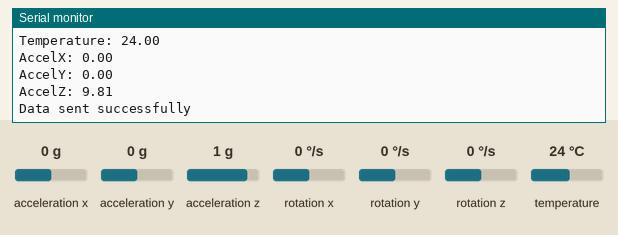
Recording of a sketch running on a simulated ESP32. Parts: the last lines printed to the serial monitor. The inputs (shaded band) are chosen by the test bench; at power-on: acceleration x 0 g, acceleration y 0 g, acceleration z 1 g, temperature 24 °C, rotation x 0 °/s, rotation y 0 °/s, rotation z 0 °/s.

Above: at 5.8 s.
5.9 s: acceleration x set to -1.4 g
11.9 s: acceleration y set to -1.4 g
At 16.4 s:
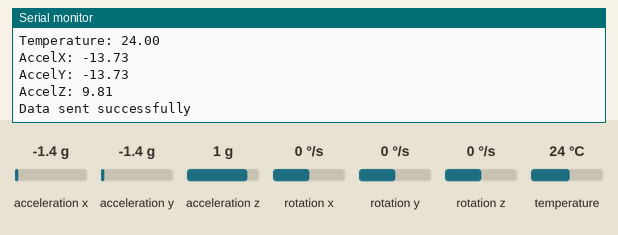
17.9 s: acceleration z set to -1.4 g
At 20.4 s:
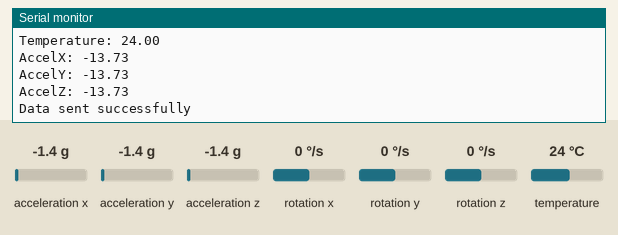

Measured:
- after the input at 11.9 s, the serial monitor: prints a new line after 3.1 s (image 1)
- after the input at 17.9 s, the serial monitor: prints a new line after 2.1 s (image 2)

The sketch:

Latest_tx_code.ino
```cpp
#include <Adafruit_MPU6050.h>
#include <Adafruit_Sensor.h>
#include <esp_now.h>
#include <WiFi.h>

// Initialize MPU6050
Adafruit_MPU6050 mpu;

// Define the MAC address of the gateway
uint8_t gatewayAddress[] = {0xEC, 0x64, 0xC9, 0x85, 0x61, 0x98};  // Update with your gateway's MAC address

// Define a unique node ID for this sensor node
const uint8_t NODE_ID = 1;

// Structure to hold sensor data
typedef struct struct_message {
  uint8_t nodeID;         // Unique ID for each node
  float temperature;      // Temperature from MPU6050
  float accelX;
  float accelY;
  float accelZ;
} struct_message;

struct_message sensorData;

void setup() {
  Serial.begin(115200);

  // Initialize MPU6050
  if (!mpu.begin()) {
    Serial.println("Failed to find MPU6050 chip");
    while (1) {
      delay(10);
    }
  }
  mpu.setAccelerometerRange(MPU6050_RANGE_2_G);
  mpu.setGyroRange(MPU6050_RANGE_250_DEG);
  mpu.setFilterBandwidth(MPU6050_BAND_21_HZ);

  Serial.println("MPU6050 initialized");

  // Initialize WiFi in station mode
  WiFi.mode(WIFI_STA);

  // Initialize ESP-NOW
  if (esp_now_init() != ESP_OK) {
    Serial.println("Error initializing ESP-NOW");
    return;
  }

  // Register the gateway's MAC address
  esp_now_peer_info_t peerInfo;
  memcpy(peerInfo.peer_addr, gatewayAddress, 6);
  peerInfo.channel = 0;
  peerInfo.encrypt = false;

  if (esp_now_add_peer(&peerInfo) != ESP_OK) {
    Serial.println("Failed to add peer");
    return;
  }
}

void loop() {
  // Read accelerometer and temperature data from MPU6050
  sensors_event_t a, g, temp;
  mpu.getEvent(&a, &g, &temp);
  sensorData.temperature = temp.temperature;  // Get temperature from MPU6050

  // Read accelerometer data from MPU6050
  sensorData.accelX = a.acceleration.x;
  sensorData.accelY = a.acceleration.y;
  sensorData.accelZ = a.acceleration.z;

  // Add node ID to sensor data
  sensorData.nodeID = NODE_ID;

  // Print the sensor data to the Serial Monitor
  Serial.print("Node ID: ");
  Serial.println(sensorData.nodeID);
  Serial.print("Temperature: ");
  Serial.println(sensorData.temperature);
  Serial.print("AccelX: ");
  Serial.println(sensorData.accelX);
  Serial.print("AccelY: ");
  Serial.println(sensorData.accelY);
  Serial.print("AccelZ: ");
  Serial.println(sensorData.accelZ);
  Serial.println();  // Print a blank line between each data set

  // Send data via ESP-NOW
  esp_err_t result = esp_now_send(gatewayAddress, (uint8_t *)&sensorData, sizeof(sensorData));
  if (result == ESP_OK) {
    Serial.println("Data sent successfully");
  } else {
    Serial.println("Error sending data");
  }

  delay(5000);  // Delay between sends
}
```
